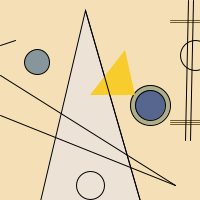
Frame 1 (no input)
Frame 60 (the mouse pressed at the canvas centre just before this capture): identical to frame 1, image omitted
Frame 120 (the mouse held since frame 60 and released just before this capture): identical to frame 1, image omitted

The Processing sketch that drew this single still picture (run headless with seeded random() and noise(); from frame 60 on, the mouse is pressed at the canvas centre):

// Processing sketch: CalvinCheang_Ex2
// ── CalvinCheang_Ex2.pde
void setup(){
  size(200,200);
  background(245,223,182);
  fill(135,150,155);
  ellipse(37,62,25,25);
  fill(173,175,138);
  ellipse(150,105,40,40);
  fill(87,102,143);
  ellipse(150,105,30,30);
  fill(236,226,214);
  triangle(85,10,140,201,40,201);
  //fill(175,167,146);
  ellipse(90,185,28,28);
  noStroke();
  fill(248,204,45);
  triangle(125,50,135,95,90,95);
  stroke(112,96,47);
  line(170,20,200,20);
  line(170,22,200,22);
  line(170,120,200,120);
  line(170,122,200,122);
  line(170,124,200,124);
  stroke(1);
  line(85,10,140,201);
  noFill();
  ellipse(195,55,30,30);
  line(175,185,0,75);
  line(175,185,0,115);
  line(188,0,185,140);
  line(193,0,190,140);
  line(0,45,15,40);
  
  
}

void draw(){
  size(200,200);
  background(245,223,182);
  fill(135,150,155);
  ellipse(37,62,25,25);  //gray circle
  fill(173,175,138);
  ellipse(150,105,40,40);  //other gray circle
  fill(87,102,143);
  ellipse(150,105,30,30);  //blue circle
  fill(236,226,214);
  triangle(85,10,140,201,40,201);  //big white triangle
  //fill(175,167,146);
  ellipse(90,185,28,28);  //bottom circle
  noStroke();
  fill(248,204,45);
  triangle(125,50,135,95,90,95);  //yellow triangle
  stroke(112,96,47);
  line(170,20,200,20);  //side triangle
  line(170,22,200,22);
  line(170,120,200,120);
  line(170,122,200,122);
  line(170,124,200,124);
  stroke(1);
  line(85,10,140,201);  //right side of big triangle to overlap yellow
  noFill();
  ellipse(195,55,30,30);  //half circle on right
  line(175,185,0,75);
  line(175,185,0,115);
  line(188,0,185,140);
  line(193,0,190,140);
  line(0,45,15,40);
  
}
